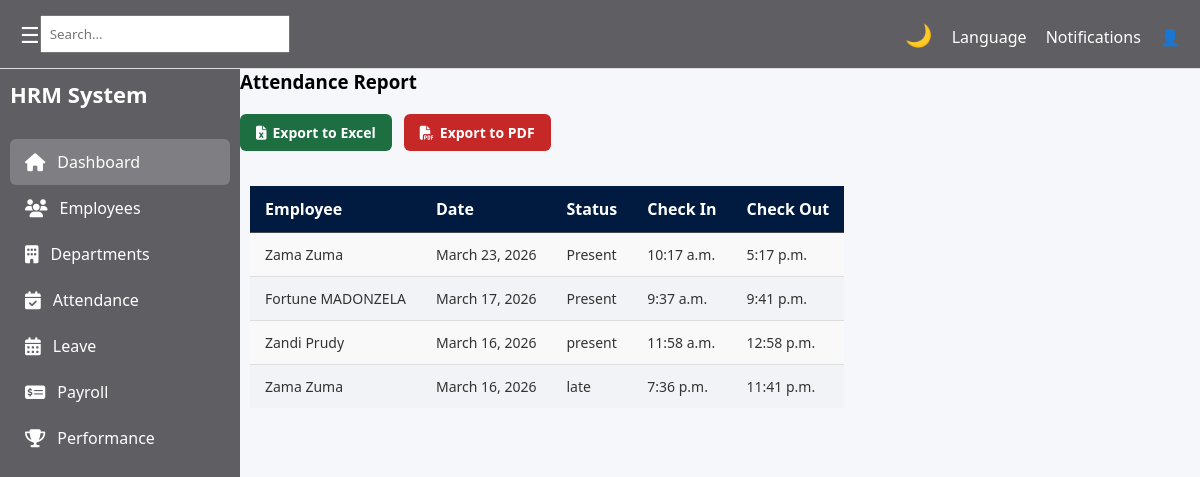
Screenshot of /hr/attendance/report/ with the database file from the repository.
### hr/models.py (models this page shows, shortened)
class Attendance(models.Model):
    employee = models.ForeignKey('employee.Employee', on_delete=models.CASCADE)
    date = models.DateField()
    status = models.CharField(max_length=20)

class Employee(models.Model):
    user = models.OneToOneField(User, on_delete=models.CASCADE)
    department = models.ForeignKey(Department, on_delete=models.CASCADE)
    first_name = models.CharField(max_length=50)
    last_name = models.CharField(max_length=50)
    email = models.EmailField(unique=True)
    role = models.ForeignKey(Role, on_delete=models.CASCADE)
    date_joined = models.DateField(auto_now_add=True)
    profile_picture = models.ImageField(upload_to='employee_profiles/', blank=True, null=True) #media/employee_profiles/
    contract_copy = models.FileField(upload_to='employee_contracts/', blank=True, null=True) #media/employee_contracts/

### hr/views.py (the view)
# urls.py: path('attendance/report/', views.attendance_report, name='attendance_report'),
def attendance_report(request):
    attendances = Attendance.objects.select_related('employee').all().order_by('-date')
    return render(request, 'hr/pages/attendance_report.html', {
        'attendances': attendances
    })

### hr/templates/hr/pages/attendance_report.html (shortened to what this page needs)
{% extends 'hr/base/base.html' %}
{% block content %}
<h3>Attendance Report</h3>
<div class="export-buttons">
    <a href="{% url 'export_attendance_excel' %}" class="btn-export-excel">
        <i class="fas fa-file-excel"></i> Export to Excel
    </a>
    <a href="{% url 'export_attendance_pdf' %}" class="btn-export-pdf">
        <i class="fas fa-file-pdf"></i> Export to PDF
    </a>
</div>
<table class="attendance-table">
    <thead>
        <tr>
            <th>Employee</th>
            <th>Date</th>
            <th>Status</th>
            <th>Check In</th>
            <th>Check Out</th>
        </tr>
    </thead>
    <tbody>
        {% for attendance in attendances %}
        <tr>
            <td>{{ attendance.employee.first_name }} {{ attendance.employee.last_name }}</td>
            <td>{{ attendance.date }}</td>
            <td>{{ attendance.status }}</td>
            <td>{{ attendance.check_in_time|default:"--:--" }}</td>
            <td>{{ attendance.check_out_time|default:"--:--" }}</td>
        </tr>
        {% endfor %}
    </tbody>
</table>
{% endblock %}

### hr/static/hr/css/global.css (style rules this page uses)
* { margin: 0; padding: 0; box-sizing: border-box; font-family: "Segoe UI", sans-serif; }
body { background: white; transition: background 0.3s, color 0.3s; }
.attendance-table { width: 100%; border-collapse: collapse; border: 10px solid #001f4d; border-radius: 6px; overflow: hidden; }
.attendance-table td, .attendance-table th { border-bottom: 1px solid #47494d; padding: 10px; }
body { margin: 0; font-family: "Segoe UI", sans-serif; height: 100vh; }

### hr/static/hr/css/attendance.css (style rules this page uses)
.attendance-table { width: 100%; border-collapse: collapse; border: 10px solid #001f4d; border-radius: 6px; overflow: hidden; }
.attendance-table td, .attendance-table th { border-bottom: 1px solid #47494d; padding: 10px; }
.attendance-table thead { background-color: #001a40; color: #fff; }
.attendance-table thead th { padding: 12px 15px; text-align: left; font-weight: 600; }
.attendance-table tbody tr { background-color: #f9f9f9; transition: background 0.2s; }
.attendance-table tbody tr:nth-child(even) { background-color: #f1f3f6; }
.attendance-table tbody td { padding: 12px 15px; border-bottom: 1px solid #ddd; font-size: 14px; color: #333; }
.export-buttons { display: flex; gap: 12px; margin-bottom: 20px; }
.btn-export-excel { background-color: #1D6F42; color: white; padding: 9px 16px; border-radius: 6px; text-decoration: none; font-weight: 600; font-size: 14px; display: inline-flex; align-items: center; gap: 6px; transition: 0.3s ease; }
.btn-export-pdf { background-color: #C62828; color: white; padding: 9px 16px; border-radius: 6px; text-decoration: none; font-weight: 600; font-size: 14px; display: inline-flex; align-items: center; gap: 6px; transition: 0.3s ease; }
h3 { margin-bottom: 20px; }
.export-buttons { display: flex; gap: 12px; margin-bottom: 25px; }

### hr/static/hr/css/apply_leave.css (style rules this page uses)
body { background-color: #f5f7fb; font-family: Arial, Helvetica, sans-serif; }

### rows the page displays
Attendance: employee.first_name "Zama", employee.last_name "Zuma", date "March 23, 2026", status "Present", check_in_time "10:17 a.m.", check_out_time "5:17 p.m."
Attendance: employee.first_name "Fortune", employee.last_name "MADONZELA", date "March 17, 2026", status "Present", check_in_time "9:37 a.m.", check_out_time "9:41 p.m."
Attendance: employee.first_name "Zandi", employee.last_name "Prudy", date "March 16, 2026", status "present", check_in_time "11:58 a.m.", check_out_time "12:58 p.m."
Attendance: employee.first_name "Zama", employee.last_name "Zuma", date "March 16, 2026", status "late", check_in_time "7:36 p.m.", check_out_time "11:41 p.m."
